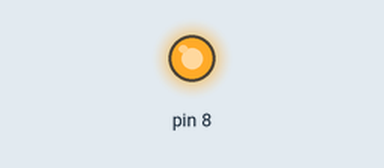
Recording of a sketch running on a simulated Arduino Uno, built with avr-gcc and run on an emulated ATmega328P. On the bench: output pins drawn as LEDs (lit = HIGH).

Above: at 0.2 s.
At 12.7 s:
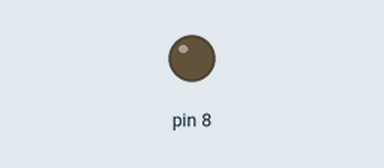
Timing chart, 0 to 18.7 s (numbered marks = the images above):
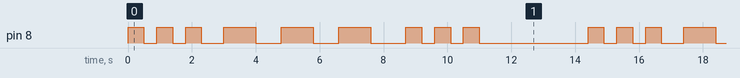

Measured:
- by itself, pin 8: repeats every 14.4 s: 2 × (LOW 0.40 s, HIGH 0.50 s), LOW 0.70 s, 2 × (HIGH 1.0 s, LOW 0.80 s), HIGH 1.0 s, LOW 1.1 s, 2 × (HIGH 0.50 s, LOW 0.40 s), HIGH 0.50 s, LOW 3.4 s, HIGH 0.50 s
- by itself, everything shown: repeats every 14.4 s, in 18 steps

The sketch:

prog_SOS.ino
```cpp
int S=3;
int O=3;


void setup() {

  pinMode(8,OUTPUT);
}


void loop() {
  S=3;
  while(S!=0){
    digitalWrite(8,HIGH);
    delay (500);
    digitalWrite(8,LOW);
    delay (400);
  S--;
  O=3;

}
delay(300);

  while(O!=0){
    digitalWrite(8,HIGH);
    delay (1000);
    digitalWrite(8,LOW);
    delay (800);
  O--;
  S=3;
}
delay(300);

  while(S!=0){
    digitalWrite(8,HIGH);
    delay (500);
    digitalWrite(8,LOW);
    delay (400);
  S--;
  }
delay(3000);


}
```
